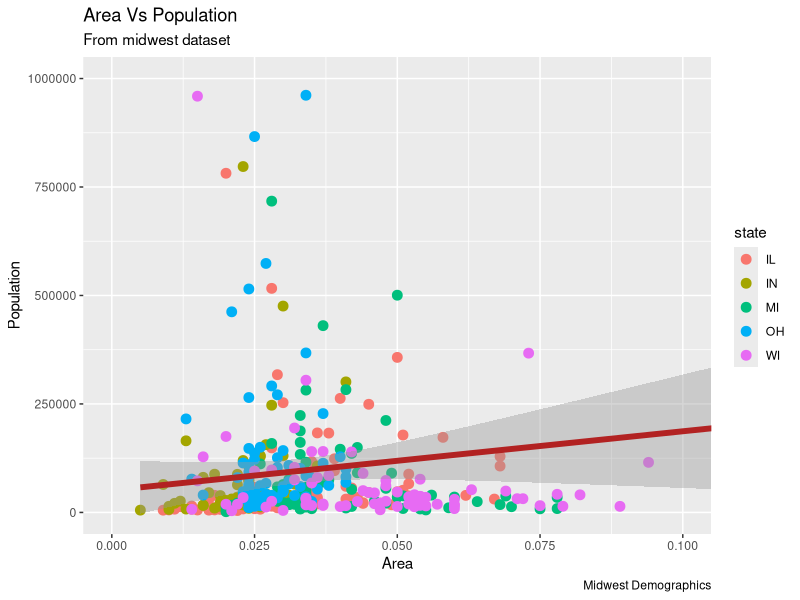

Here is the R script that generated this plot:
library(ggplot2)

gg <- ggplot(midwest, aes(x=area, y=poptotal)) + 
  geom_point(aes(col=state), size=3) +  # Set color to vary based on state categories.
  geom_smooth(method="lm", col="firebrick", size=2) + 
  coord_cartesian(xlim=c(0, 0.1), ylim=c(0, 1000000)) + 
  labs(title="Area Vs Population", subtitle="From midwest dataset", y="Population", x="Area", caption="Midwest Demographics")
plot(gg)